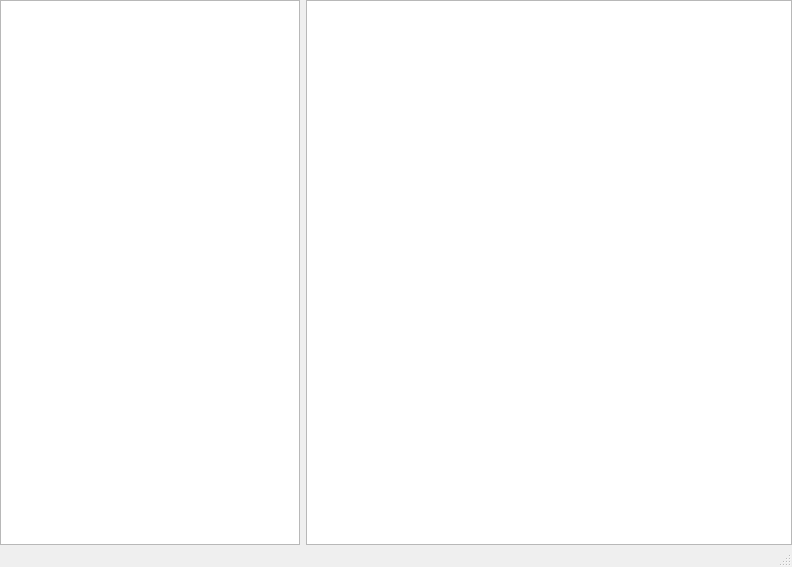
<?xml version="1.0" encoding="UTF-8"?>
<ui version="4.0">
 <class>MainWindow</class>
 <widget class="QMainWindow" name="MainWindow">
  <property name="geometry">
   <rect>
    <x>0</x>
    <y>0</y>
    <width>792</width>
    <height>567</height>
   </rect>
  </property>
  <property name="windowTitle">
   <string>MainWindow</string>
  </property>
  <widget class="QWidget" name="centralwidget">
   <property name="autoFillBackground">
    <bool>true</bool>
   </property>
   <layout class="QHBoxLayout" name="horizontalLayout">
    <property name="leftMargin">
     <number>0</number>
    </property>
    <property name="topMargin">
     <number>0</number>
    </property>
    <property name="rightMargin">
     <number>0</number>
    </property>
    <property name="bottomMargin">
     <number>0</number>
    </property>
    <item>
     <widget class="QListView" name="listView">
      <property name="sizePolicy">
       <sizepolicy hsizetype="Fixed" vsizetype="Expanding">
        <horstretch>200</horstretch>
        <verstretch>0</verstretch>
       </sizepolicy>
      </property>
      <property name="minimumSize">
       <size>
        <width>300</width>
        <height>0</height>
       </size>
      </property>
     </widget>
    </item>
    <item>
     <widget class="QTableView" name="tableView">
      <property name="autoFillBackground">
       <bool>true</bool>
      </property>
     </widget>
    </item>
   </layout>
  </widget>
  <widget class="QMenuBar" name="menubar">
   <property name="geometry">
    <rect>
     <x>0</x>
     <y>0</y>
     <width>792</width>
     <height>22</height>
    </rect>
   </property>
  </widget>
  <widget class="QStatusBar" name="statusbar"/>
  <action name="actionSettings">
   <property name="text">
    <string>Settings</string>
   </property>
  </action>
  <action name="actionExit">
   <property name="text">
    <string>Exit</string>
   </property>
  </action>
  <action name="actionScan">
   <property name="text">
    <string>Scan</string>
   </property>
  </action>
  <action name="actionAdd_Subnet">
   <property name="text">
    <string>Add Subnet</string>
   </property>
  </action>
 </widget>
 <resources/>
 <connections/>
</ui>
